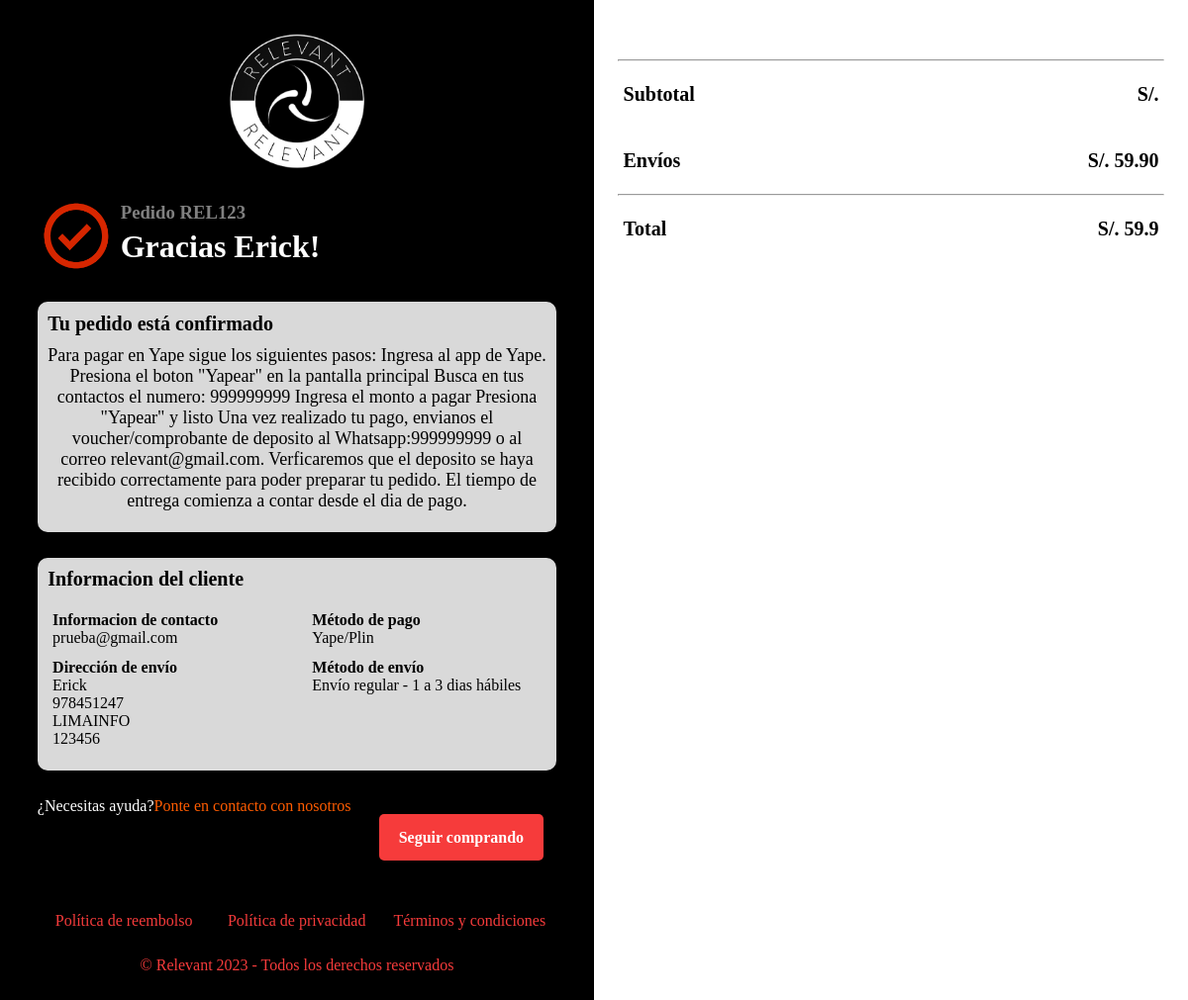
The app's page /comprobante.php (signed in) with its own data.
### tables this page shows
CREATE TABLE `metodos_pagos` (
  `id_pago` int(11) NOT NULL,
  `tipo_pago` varchar(100) NOT NULL,
  `descripcion` varchar(1000) NOT NULL,
  `instrucciones` varchar(1000) NOT NULL
);

CREATE TABLE `usuario_informacion` (
  `id_usuarioinfo` int(11) NOT NULL,
  `id_usuario` int(11) NOT NULL,
  `pais` varchar(100) NOT NULL,
  `direccion` varchar(100) NOT NULL,
  `referencia` varchar(100) NOT NULL,
  `codigo_postal` int(11) NOT NULL,
  `ciudad` varchar(100) NOT NULL,
  `region` varchar(100) NOT NULL,
  `telefono` int(11) NOT NULL
);

CREATE TABLE `metodo_pago` (
  `id_Metodopago` int(11) NOT NULL,
  `id_usuario` int(11) NOT NULL,
  `metodo_pago` varchar(100) NOT NULL
);

CREATE TABLE `envio_venta` (
  `id_tipoenvio` int(11) NOT NULL,
  `id_usuario` int(11) NOT NULL,
  `tipoenvio` decimal(10,2) NOT NULL
);

### comprobante.php (the view, shortened to what this page needs)
<?php
include './bd/conexion.php';
$consulta = "SELECT * FROM usuario_informacion WHERE id_usuario='" . $_SESSION['id'] . "'";
$resultado = mysqli_query($conexion, $consulta);
while ($fila = mysqli_fetch_array($resultado)) {
  $direccion = $fila['direccion'];
  $codigo_postal = $fila['codigo_postal'];
  $telefono = $fila['telefono'];
}
$consultapago = "SELECT * FROM metodo_pago WHERE id_usuario='" . $_SESSION['id'] . "'";
$resultadopago = mysqli_query($conexion, $consultapago);
while ($fila_pago = mysqli_fetch_array($resultadopago)) {
  $metodopago = $fila_pago['metodo_pago'];
}
$consultainfopago = "SELECT * FROM metodos_pagos WHERE tipo_pago= '" . $metodopago . "'";
$resultadoinfopago = mysqli_query($conexion, $consultainfopago);
while ($filainfo = mysqli_fetch_array($resultadoinfopago)) {
  $info = $filainfo['instrucciones'];
}
?>
<html>
<head>
  <link rel="stylesheet" href="css/style_comprobante.css" />
</head>
<body>
  <div class="contenido_comprobante">
    <div class="form1">
      <div class="logo">
        <a href="index.php"><img src="imagenes/logo.png" alt="" /></a>
      </div>
      <div class="confirmacion_pedido">
        <div class="check"><img src="imagenes/check.png" /></div>
        <div class="cod_pedido">
          <h3>Pedido REL123</h3>
        </div>
        <div class="agradecimiento">
          <h1>Gracias <?php echo $_SESSION['nombre'] . "!" ?></h1>
        </div>
      </div>
      <div class="desc_confirma_pedido">
        <div class="descrip_pedido">
          <div class="titulo">
            <h3>Tu pedido está confirmado</h3>
          </div>
          <div class="descrip">
            <p>
              <?php echo $info ?>
            </p>
          </div>
        </div>
        <div class="informacion_cliente">
          <div class="titulo">
            <h3>Informacion del cliente</h3>
          </div>
          <div class="left">
            <div class="info">
              <h4>Informacion de contacto</h4>
              <p><?php echo $_SESSION['correo'] ?></p>
            </div>
            <div class="info">
              <h4>Dirección de envío</h4>
              <ul>
                <li><?php echo $_SESSION['nombre'] ?></li>
                <li><?php echo $telefono ?></li>
                <li><?php echo $direccion ?></li>
                <li><?php echo $codigo_postal ?></li>
              </ul>
            </div>
          </div>
          <div class="right">
            <div class="info2">
              <h4>Método de pago</h4>
              <p><?php echo $metodopago ?></p>
            </div>
            <div class="info2">
              <h4>Método de envío</h4>
              <p>Envío regular - 1 a 3 dias hábiles</p>
            </div>
          </div>
        </div>
      </div>
      <div class="botones">
        <div class="btnayuda">
          <p>
            ¿Necesitas ayuda?<a href="contacto.php">Ponte en contacto con nosotros</a>
          </p>
        </div>
        <div class="btnseguir">
          <a href="form_comprobante.php">Seguir comprando</a>
        </div>
      </div>
      <div class="pie">
        <div class="submenu">
          <ul>
            <li>
              <a href="reembolso.php" target="_blank">Política de reembolso</a>
            </li>
            <li>
              <a href="privacidad.php" target="_blank">Política de privacidad</a>
            </li>
            <li>
              <a href="terminos.php" target="_blank">Términos y condiciones</a>
            </li>
          </ul>
        </div>
        <p>&copy; Relevant 2023 - Todos los derechos reservados</p>
      </div>
    </div>
    <div class="product">
      <?php
      include './bd/conexion.php';
      $consulta_carritoTotal = "SELECT SUM(total) AS total_suma FROM carrito WHERE id_usuario = '" . $_SESSION['id'] . "'";
      $resultado_carritoTotal = mysqli_query($conexion, $consulta_carritoTotal);
      $consulta_envio = "SELECT * FROM envio_venta WHERE id_usuario='" . $_SESSION['id'] . "'";
      $resultado_envio = mysqli_query($conexion, $consulta_envio);
      while ($resultado_fila = mysqli_fetch_array($resultado_carritoTotal)) {
        $Subtotal = $resultado_fila['total_suma'];
      }
      while ($envio_fila = mysqli_fetch_array($resultado_envio)) {
        $envio = $envio_fila['tipoenvio'];
      }
      $totalg = $Subtotal + $envio;
      ?>
      <div class="montos">
        <hr />
        <div class="cont_monto">
          <div class="text">
            <p>Subtotal</p>
          </div>
          <div class="precio">
            <p><?php echo "S/. " . $Subtotal ?></p>
          </div>
        </div>
        <div class="cont_monto">
          <div class="text">
            <p>Envíos</p>
          </div>
          <div class="precio">
            <p><?php echo "S/. " . $envio ?></p>
          </div>
        </div>
        <hr />
        <div class="cont_monto">
          <div class="text">
            <p>Total</p>
          </div>
          <div class="precio">
            <p><?php echo "S/. " . $totalg ?></p>
          </div>
        </div>
      </div>
    </div>
  </div>
</body>
</html>

### css/style_comprobante.css (style rules this page uses)
* { margin: 0; padding: 0; }
.contenido_comprobante { width: 100%; overflow: auto; }
.contenido_comprobante .form1 { width: 46%; float: left; padding: 2%; background-color: #000000; }
.contenido_comprobante .product { width: 46%; float: right; padding: 2%; padding-top: 5%; }
.contenido_comprobante .form1 .logo { width: 70%; padding-left: 15%; padding-right: 15%; text-align: center; }
.contenido_comprobante .form1 .logo a img { width: 50%; }
.contenido_comprobante .confirmacion_pedido { width: 95%; padding: 2.5%; overflow: auto; }
.contenido_comprobante .confirmacion_pedido .check { width: 15%; float: left; }
.contenido_comprobante .confirmacion_pedido .cod_pedido { width: 83%; float: right; padding-top: 1%; padding-left: 1%; padding-right: 1%; }
.contenido_comprobante .confirmacion_pedido .agradecimiento { width: 83%; float: right; padding: 1%; }
.contenido_comprobante .confirmacion_pedido .check img { width: 100%; }
.contenido_comprobante .confirmacion_pedido .cod_pedido h3 { color: gray; }
.contenido_comprobante .confirmacion_pedido .agradecimiento h1 { color: #ffffff; }
.contenido_comprobante .desc_confirma_pedido { width: 95%; padding: 2.5%; }
.contenido_comprobante .desc_confirma_pedido .descrip_pedido { width: 100%; background-color: #d9d9d9; border-radius: 10px; margin-bottom: 5%; }
.contenido_comprobante .desc_confirma_pedido .descrip_pedido .titulo { width: 96%; padding: 2%; }
.contenido_comprobante .desc_confirma_pedido .descrip_pedido .titulo h3 { font-size: 20px; }
.contenido_comprobante .desc_confirma_pedido .descrip_pedido .descrip { width: 96%; padding: 2%; padding-top: 0; text-align: center; }
.contenido_comprobante .desc_confirma_pedido .descrip_pedido .descrip p { font-size: 18px; padding-bottom: 2%; }
.contenido_comprobante .desc_confirma_pedido .informacion_cliente { width: 100%; background-color: #d9d9d9; border-radius: 10px; overflow: auto; }
.contenido_comprobante .desc_confirma_pedido .informacion_cliente .titulo { width: 96%; padding: 2%; }
.contenido_comprobante .desc_confirma_pedido .informacion_cliente .titulo h3 { font-size: 20px; }
.contenido_comprobante .desc_confirma_pedido .informacion_cliente .left { width: 46%; padding: 2%; float: left; }
.contenido_comprobante .desc_confirma_pedido .informacion_cliente .right { width: 46%; padding: 2%; float: right; }
.contenido_comprobante .desc_confirma_pedido .informacion_cliente .left .info { width: 96%; padding-bottom: 5%; padding-left: 2%; padding-right: 2%; }
.contenido_comprobante .desc_confirma_pedido .informacion_cliente .left .info ul li { list-style: none; }
.contenido_comprobante .desc_confirma_pedido .informacion_cliente .right .info2 { width: 96%; padding-bottom: 5%; padding-left: 2%; padding-right: 2%; }
.contenido_comprobante .form1 .botones { width: 95%; padding: 2.5%; }
.contenido_comprobante .form1 .botones .btnayuda { width: 100%; }
.contenido_comprobante .form1 .botones .btnayuda p { color: #ffffff; }
.contenido_comprobante .form1 .botones .btnayuda p a { color: #ff5c00; text-decoration: none; }
.contenido_comprobante .form1 .botones .btnseguir { width: 95%; text-align: end; padding: 2.5%; }
.contenido_comprobante .form1 .botones .btnseguir a { padding-top: 15px; padding-bottom: 15px; padding-left: 20px; padding-right: 20px; background-color: #f63b3b; border-radius: 5px; text-decoration: none; font-weight: bold; color: #ffffff; }
.contenido_comprobante .form1 .pie { width: 95%; padding: 2.5%; }
.contenido_comprobante .form1 .pie .submenu { width: 100%; overflow: auto; }
.contenido_comprobante .form1 .pie .submenu ul li { width: 33.3%; float: left; text-align: center; padding-top: 5%; }
.contenido_comprobante .form1 .pie .submenu ul li a { text-decoration: none; color: #f63b3b; }
.contenido_comprobante .form1 .pie p { clear: both; color: #f63b3b; padding-top: 5%; text-align: center; }
.contenido_comprobante .product .montos { width: 100%; padding-bottom: 5%; }
.contenido_comprobante .product .montos p { font-weight: bold; font-size: 20px; }
.contenido_comprobante .product .montos .cont_monto { width: 100%; overflow: auto; }
.contenido_comprobante .product .montos .cont_monto .text { width: 48%; float: left; padding-left: 1%; padding-right: 1%; padding-bottom: 4%; padding-top: 4%; }
.contenido_comprobante .product .montos .cont_monto .precio { width: 48%; float: right; padding-left: 1%; padding-right: 1%; padding-bottom: 4%; padding-top: 4%; }
.contenido_comprobante .product .montos .cont_monto .precio p { text-align: end; }

### records on screen
metodos_pagos: instrucciones "Para pagar en Yape sigue los siguientes pasos: Ingresa al app de Yape. Presiona el boton \"Yapear\" en la pantalla principal Busca en tus contactos el numero: 999999999 Ingresa el monto a pagar Presiona \"Yapear\" y listo Una vez realizado tu pago, envianos el voucher/comprobante de deposito al Whatsapp:999999999 o al correo relevant@gmail.com. Verficaremos que el deposito se haya recibido correctamente para poder preparar tu pedido. El tiempo de entrega comienza a contar desde el dia de pago."
usuario_informacion: telefono "978451247", direccion "LIMAINFO", codigo_postal "123456"
metodo_pago: metodo_pago "Yape/Plin"
envio_venta: tipoenvio "59.90", tipoenvio "59.9"

### other values on screen
$_SESSION['nombre'] "Erick"
$_SESSION['correo'] "prueba@gmail.com"
